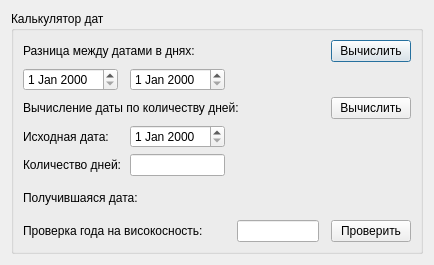
<?xml version="1.0" encoding="UTF-8"?>
<ui version="4.0">
 <class>CalDat</class>
 <widget class="QDialog" name="CalDat">
  <property name="geometry">
   <rect>
    <x>0</x>
    <y>0</y>
    <width>434</width>
    <height>265</height>
   </rect>
  </property>
  <property name="windowTitle">
   <string>Dialog</string>
  </property>
  <layout class="QGridLayout" name="gridLayout">
   <item row="0" column="0">
    <widget class="QGroupBox" name="groupBox">
     <property name="font">
      <font>
       <pointsize>9</pointsize>
      </font>
     </property>
     <property name="title">
      <string>Калькулятор дат</string>
     </property>
     <layout class="QGridLayout" name="gridLayout_2">
      <item row="1" column="0">
       <widget class="QDateEdit" name="firstDate"/>
      </item>
      <item row="4" column="0" colspan="2">
       <widget class="QLabel" name="label_6">
        <property name="text">
         <string>Количество дней:</string>
        </property>
       </widget>
      </item>
      <item row="6" column="0" colspan="4">
       <widget class="QLabel" name="label_3">
        <property name="text">
         <string>Проверка года на високосность:</string>
        </property>
       </widget>
      </item>
      <item row="0" column="6">
       <widget class="QPushButton" name="difButton">
        <property name="text">
         <string>Вычислить</string>
        </property>
       </widget>
      </item>
      <item row="2" column="0" colspan="5">
       <widget class="QLabel" name="label_2">
        <property name="text">
         <string>Вычисление даты по количеству дней:</string>
        </property>
       </widget>
      </item>
      <item row="2" column="6">
       <widget class="QPushButton" name="sumDays">
        <property name="text">
         <string>Вычислить</string>
        </property>
       </widget>
      </item>
      <item row="0" column="3" colspan="3">
       <widget class="QLabel" name="difDays">
        <property name="text">
         <string/>
        </property>
       </widget>
      </item>
      <item row="6" column="6">
       <widget class="QPushButton" name="checkYear">
        <property name="text">
         <string>Проверить</string>
        </property>
       </widget>
      </item>
      <item row="6" column="4">
       <widget class="QLineEdit" name="year"/>
      </item>
      <item row="3" column="0">
       <widget class="QLabel" name="label_5">
        <property name="text">
         <string>Исходная дата:</string>
        </property>
       </widget>
      </item>
      <item row="5" column="0" colspan="3">
       <widget class="QLabel" name="label_7">
        <property name="text">
         <string>Получившаяся дата:</string>
        </property>
       </widget>
      </item>
      <item row="3" column="2">
       <widget class="QDateEdit" name="defaDate"/>
      </item>
      <item row="4" column="2">
       <widget class="QLineEdit" name="numDays"/>
      </item>
      <item row="0" column="0" colspan="3">
       <widget class="QLabel" name="label">
        <property name="text">
         <string>Разница между датами в днях:</string>
        </property>
       </widget>
      </item>
      <item row="1" column="2">
       <widget class="QDateEdit" name="secondDate"/>
      </item>
      <item row="5" column="4">
       <widget class="QLabel" name="sumDayslab">
        <property name="text">
         <string/>
        </property>
       </widget>
      </item>
     </layout>
    </widget>
   </item>
  </layout>
 </widget>
 <resources/>
 <connections/>
</ui>
